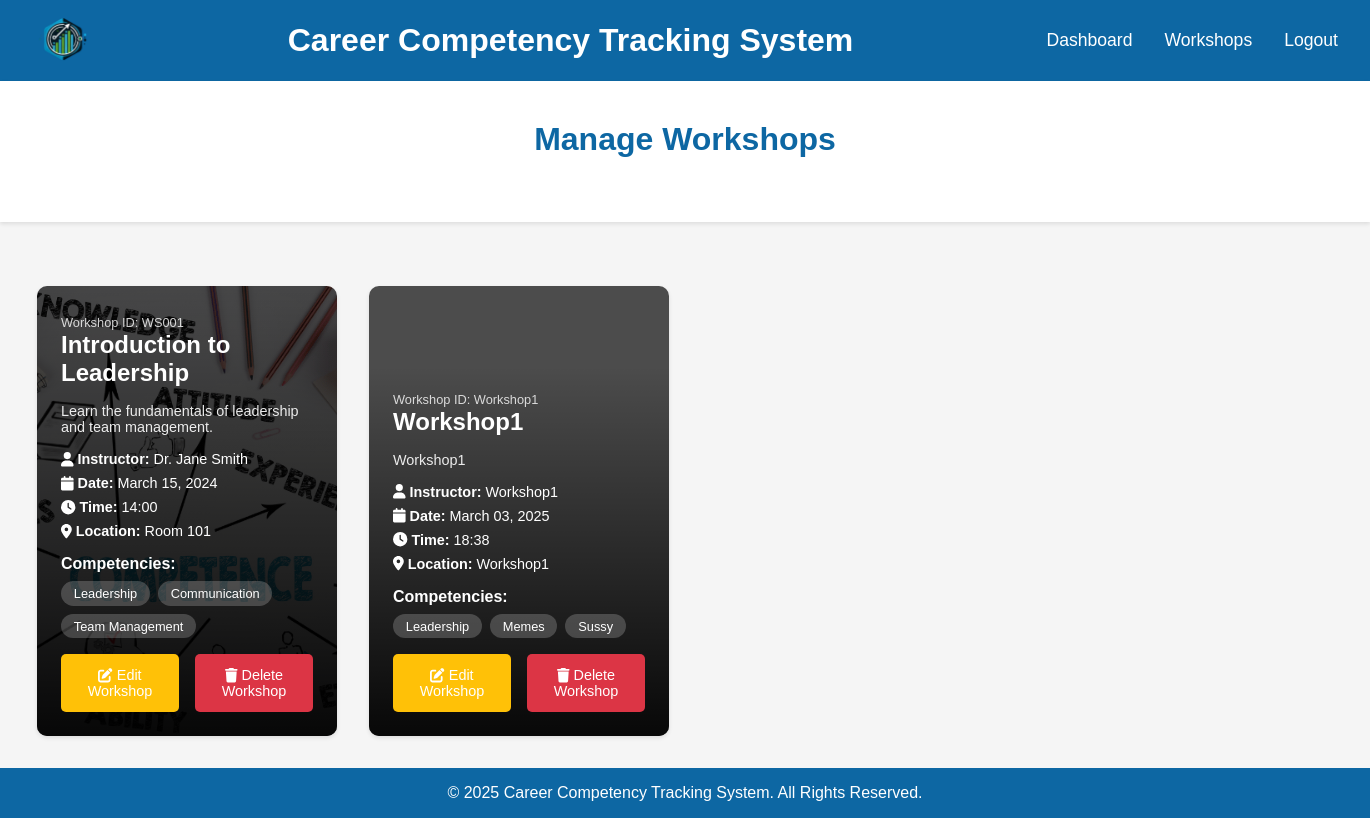
/manage-workshops (signed in), run on an earlier commit of the app's database.
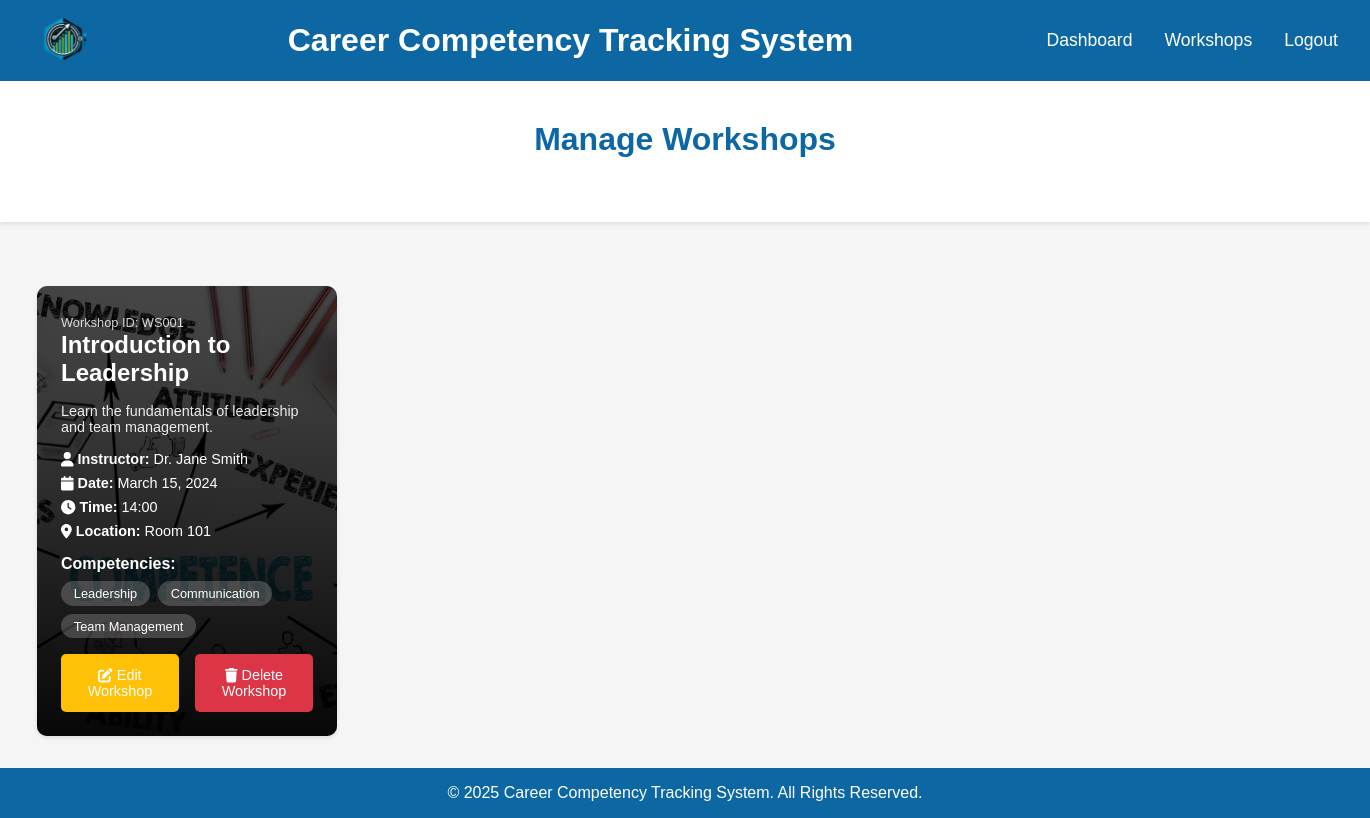
And on a later commit of the database.
### App/models/workshop.py (models this page shows, shortened)
class Workshop(db.Model):
    __tablename__ = 'workshops'
    id = db.Column(db.Integer, primary_key=True)
    workshopID = db.Column(db.String(10), unique=True, nullable=False)
    workshopName = db.Column(db.String(100), nullable=False)
    workshopDescription = db.Column(db.Text)
    workshopDate = db.Column(db.Date, nullable=False)
    workshopTime = db.Column(db.String(10), nullable=False)
    instructor = db.Column(db.String(100))
    location = db.Column(db.String(100))
    image_path = db.Column(db.String(200))
    created_at = db.Column(db.DateTime, default=datetime.utcnow)
    _competencies = db.Column('competencies', db.JSON, default=list)
    enrollments = db.relationship('Enrollment', back_populates='workshop', lazy=True, cascade='all, delete-orphan')
    @property
    def competencies(self):
        try:
            if self._competencies is None:
                self._competencies = []
                flag_modified(self, '_competencies')
                db.session.add(self)
                db.session.commit()
            return self._competencies if isinstance(self._competencies, list) else []
        except Exception as e:
            print(f"Error accessing competencies: {str(e)}")
            return []

### App/views/dashboard.py (the view)
@dashboard_views.route('/manage-workshops')
@login_required
def manage_workshops():
    print("Accessing manage_workshops route")
    print(f"Current user type: {current_user.user_type}")
    if current_user.user_type != 'admin':
        print(f"Access denied for user: {current_user.username}, type: {current_user.user_type}")
        flash('Access denied. Administrators only.', 'error')
        return redirect(url_for('dashboard_views.dashboard'))
    workshops = Workshop.query.all()
    print(f"Found {len(workshops)} workshops")
    return render_template('Html/manageWorkshops.html', workshops=workshops)

### App/models/administrator.py (called while the page is built)
    @property
    def is_authenticated(self):
        return True

### App/templates/Html/manageWorkshops.html (shortened to what this page needs)
<!DOCTYPE html>
<html lang="en">
<head>
    <link rel="stylesheet" href="{{ url_for('static', filename='Css/Layout.css') }}">
    <link rel="stylesheet" href="{{ url_for('static', filename='Css/studentsAvailableWorkshops.css') }}">
    <link rel="stylesheet" href="{{ url_for('static', filename='Css/manageWorkshops.css') }}">
</head>
<body>
    <header>
        <div class="logo">
            <img src="{{ url_for('static', filename='Images/logo.png') }}" alt="Logo">
        </div>
        <h1>Career Competency Tracking System</h1>
        <nav>
            <ul>
                <li><a href="{{ url_for('dashboard_views.dashboard') }}">Dashboard</a></li>
                <li><a href="{{ url_for('dashboard_views.workshops') }}">Workshops</a></li>
                <li><a href="{{ url_for('auth_views.logout_action') }}">Logout</a></li>
            </ul>
        </nav>
    </header>
    <section class="search-section">
        <h2>Manage Workshops</h2>
    </section>
    <section class="workshops-container">
        {% if workshops %}
            {% for workshop in workshops %}
            <div class="workshop-card" {% if workshop.image_path %}style="background-image: linear-gradient(rgba(0, 0, 0, 0.7), rgba(0, 0, 0, 0.7)), url('{{ url_for('static', filename=workshop.image_path) }}');"{% endif %}>
                <div class="workshop-content">
                    <span class="workshop-id">Workshop ID: {{ workshop.workshopID }}</span>
                    <h3>{{ workshop.workshopName }}</h3>
                    <p class="workshop-description">{{ workshop.workshopDescription }}</p>
                    <div class="workshop-details">
                        <p><i class="fas fa-user"></i> <strong>Instructor:</strong> {{ workshop.instructor }}</p>
                        <p><i class="fas fa-calendar"></i> <strong>Date:</strong> {{ workshop.workshopDate.strftime('%B %d, %Y') }}</p>
                        <p><i class="fas fa-clock"></i> <strong>Time:</strong> {{ workshop.workshopTime }}</p>
                        <p><i class="fas fa-location-dot"></i> <strong>Location:</strong> {{ workshop.location }}</p>
                    </div>
                    {% if workshop.competencies %}
                    <div class="competencies">
                        <h4>Competencies:</h4>
                        <div class="tags">
                            {% for competency in workshop.competencies %}
                            <span class="tag">{{ competency }}</span>
                            {% endfor %}
                        </div>
                    </div>
                    {% endif %}
                    <div class="workshop-actions">
                        <a href="{{ url_for('dashboard_views.edit_workshop', workshop_id=workshop.id) }}" class="edit-btn">
                            <i class="fas fa-edit"></i> Edit Workshop
                        </a>
                        <button onclick="deleteWorkshop('{{ workshop.id }}')" class="delete-btn">
                            <i class="fas fa-trash"></i> Delete Workshop
                        </button>
                    </div>
                </div>
            </div>
            {% endfor %}
        {% else %}
            <p class="no-workshops">No workshops available.</p>
        {% endif %}
    </section>
    <footer>
        <p>&copy; 2025 Career Competency Tracking System. All Rights Reserved.</p>
    </footer>
</body>
</html>

### App/static/Css/Layout.css (style rules this page uses)
:root { --color-lightest: #f9f6ed; --color-light: #c9c1b5; --color-medium: #3f3b37; --color-dark: #272522; --color-primary: #0072c6; }
* { margin: 0; padding: 0; box-sizing: border-box; font-family: 'Poppins', sans-serif; }
body { display: flex; flex-direction: column; height: 100vh; background-color: var(--color-lightest); }

### App/static/Css/studentsAvailableWorkshops.css (style rules this page uses)
* { margin: 0; padding: 0; box-sizing: border-box; }
body { font-family: Arial, sans-serif; background: #f5f5f5; min-height: 100vh; display: flex; flex-direction: column; }
header { background-color: #0d67a3; color: white; padding: 1rem 2rem; display: flex; align-items: center; justify-content: space-between; }
.logo img { height: 45px; }
nav ul { display: flex; gap: 2rem; list-style: none; }
nav a { color: white; text-decoration: none; font-size: 1.1rem; }
.search-section { background: white; padding: 2.5rem 2rem; text-align: center; box-shadow: 0 2px 4px rgba(0,0,0,0.1); margin-bottom: 2rem; }
.search-section h2 { color: #0d67a3; margin-bottom: 1.5rem; font-size: 2rem; }
.workshops-container { padding: 2rem; display: grid; grid-template-columns: repeat(auto-fill, minmax(300px, 1fr)); gap: 2rem; max-width: 1400px; margin: 0 auto; }
.workshop-card { position: relative; height: 450px; border-radius: 10px; overflow: hidden; background-color: #fff; box-shadow: 0 2px 4px rgba(0,0,0,0.1); background-size: cover; background-position: center; transition: transform 0.3s ease; }
.workshop-content { position: absolute; bottom: 0; left: 0; right: 0; padding: 1.5rem; color: white; background: linear-gradient(transparent, rgba(0, 0, 0, 0.9)); }
.workshop-content h3 { font-size: 1.5rem; margin-bottom: 1rem; }
.workshop-description { margin-bottom: 1rem; font-size: 0.9rem; opacity: 0.9; }
.workshop-details { margin: 1rem 0; }
.workshop-details p { margin: 0.5rem 0; font-size: 0.9rem; }
.competencies { margin-top: 1rem; }
.competencies h4 { margin-bottom: 0.5rem; font-size: 1rem; }
.tags { display: flex; flex-wrap: wrap; gap: 0.5rem; }
.tag { background: rgba(255, 255, 255, 0.2); padding: 0.3rem 0.8rem; border-radius: 15px; font-size: 0.8rem; }
footer { background: #0d67a3; color: white; text-align: center; padding: 1rem; margin-top: auto; }

### App/static/Css/manageWorkshops.css (style rules this page uses)
.workshop-actions { display: flex; gap: 1rem; margin-top: 1rem; }
.edit-btn, .delete-btn { flex: 1; padding: 0.8rem; border: none; border-radius: 5px; color: white; text-decoration: none; text-align: center; font-size: 0.9rem; cursor: pointer; transition: background-color 0.3s; }
.edit-btn { background: #ffc107; }
.delete-btn { background: #dc3545; }
.workshop-id { font-size: 0.8rem; opacity: 0.8; margin-bottom: 0.5rem; }

What changed in the data, as far as the page shows it:
removed Workshop: workshopID "Workshop1", workshopName "Workshop1", workshopDescription "Workshop1", instructor "Workshop1", workshopDate "March 03, 2025", workshopTime "18:38", location "Workshop1", competencies "Leadership" "Memes" "Sussy"
